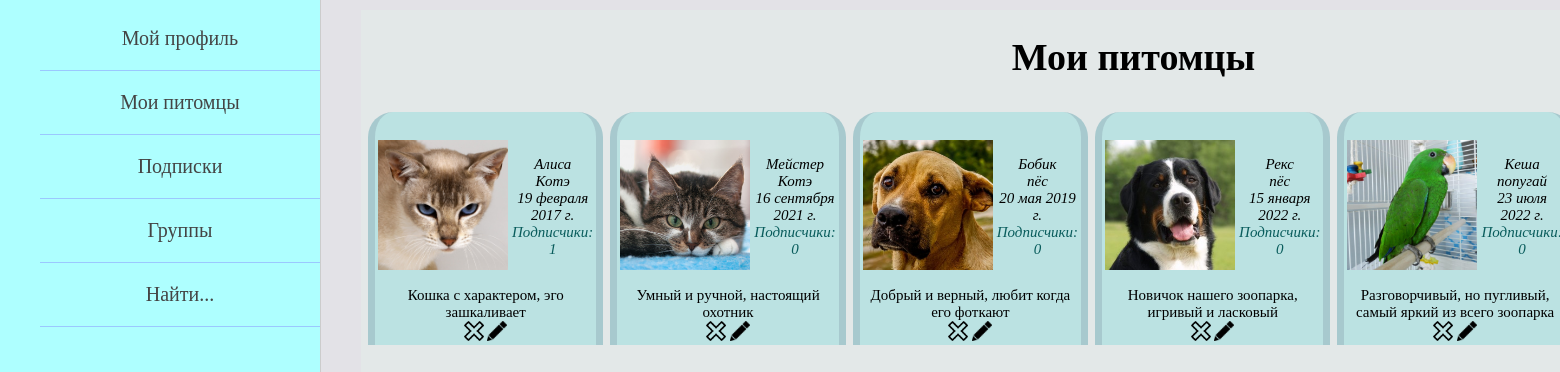
Screenshot of /animals/my-animals/ (signed in) with the database file from the repository.
### pet_owners/models.py (models this page shows, shortened)
class Animal(models.Model):
    GENDER = (
        ("мальчик", "мальчик"),
        ("девочка", "девочка")
    )
    name_of_animal = models.CharField(max_length=55, verbose_name='имя питомца')
    pet_owner = models.ForeignKey(settings.AUTH_USER_MODEL, on_delete=models.CASCADE, verbose_name='владелец')
    category_of_animal = models.ForeignKey(AnimalCategory, on_delete=models.PROTECT, verbose_name='вид')
    animal_breed = models.CharField(max_length=100, blank=True, verbose_name='порода питомца')
    date_of_animal_birth = models.DateField(verbose_name='дата рождения питомца', blank=True, null=True)
    sex = models.CharField(max_length=7, choices=GENDER, verbose_name='пол', null=True)
    animal_photo = models.ImageField(upload_to="animals_photos/%Y/%m/%d/", verbose_name='фото питомца')
    about_pet = models.TextField(max_length=520, verbose_name='о питомце')
    class Meta:
        verbose_name = 'Питомец'
        verbose_name_plural = 'Питомцы'

class AnimalCategory(models.Model):
    category = models.CharField(max_length=255, verbose_name='вид домашнего животного')
    def __str__(self):
        return self.category
    class Meta:
        verbose_name = 'Вид'
        verbose_name_plural = 'Виды'

### animals/views.py (the view)
# urls.py: path('my-animals/', AnimalsHome.as_view(), name='all_animals_page'),
class AnimalsHome(LoginRequiredMixin, DataMixin, ListView):
    model = Animal
    template_name = 'animals/animals_page.html'
    context_object_name = 'animals'
    def get_queryset(self):
        self.queryset = Animal.objects.filter(
            pet_owner__pk=self.request.user.id).annotate(
            foll_count=Count('followers')).order_by('-foll_count')
        return self.queryset
    def get_context_data(self, *, object_list=None, **kwargs):
        context = super().get_context_data(**kwargs)
        animals = self.queryset
        context['title'] = "Мои питомцы"
        context.update(self.get_left_menu())
        context['user_animals_followed'] = self.get_animals_followers_of_owner(animals)
        return context

### pet_owners/templatetags/pet_owners_tags.py (called while the page is built)
@register.simple_tag
def create_foll_list(animal_name, user_animals_followed):
    return user_animals_followed[animal_name]

### pet_owners/utils.py (called while the page is built)
    def get_left_menu(self):
        context = {}
        if self.request.user.is_authenticated:
            context['left_menu'] = [
                {'title': "Мой профиль", 'url_name': ['profile_home', self.request.user.id]},
                {'title': "Мои питомцы", 'url_name': ['all_animals_page']},
                {'title': "Подписки", 'url_name': ['owner_subscriptions', self.request.user.id]},
                {'title': "Группы", 'url_name': ['profile_home', self.request.user.id]},
                {'title': "Найти...", 'url_name': ['profile_home', self.request.user.id]}
            ]
        else:
            context['left_menu'] = [
                {'title': "Регистрация", 'url_name': 'register'},
                {'title': "Войти", 'url_name': 'login'},
            ]
        return context

### animals/templates/animals/animals_page.html (shortened to what this page needs)
{% extends 'pet_owners/base.html' %}
{% load pet_owners_tags %}
{% block content %}
<table border=0 cellpadding="0" cellspacing="0">
<tr class="animals_info">
    <td width="1350">
        {% if animals %}
            <h1>Мои питомцы</h1>
            <table cellpadding="0" cellspacing="7">
            <tr>
            {% for animal in animals %}
                {% create_foll_list animal.name_of_animal user_animals_followed as foll_list %}
                <td class="animal_cell">
                    <table cellpadding="0" cellspacing="0">
                        <tr><td>
                            <table class="avatar_and_parameters"><tr>
                                <td valign="middle" class="animal_avatar">
                                    <img src="{{animal.animal_photo.url}}" width=130>
                                </td>
                                <td valign="middle">
                                    <div>{{animal.name_of_animal}}</div>
                                    <div>{{animal.category_of_animal}}</div>
                                    {% if animal.date_of_animal_birth %}
                                        <div>{{animal.date_of_animal_birth}}</div>
                                    {% endif %}
                                    <div class="subs_of_user">
                                        <a href="{% url 'animal_followers' animal.pk %}">
                                            <span>Подписчики: </span>{{foll_list.count_folls}}
                                        </a>
                                    </div>
                                </td>
                            </tr></table>
                        </td></tr>
                        <tr><td class="about_animal_zone">
                            <div>{{animal.about_pet}}</div>
                            <div class="edit_delete_buttons">
                                <div class="del_but">
                                    <a href="{% url 'delete_animal' animal.pk %}">
                                    <img src="/static/pet_owners/images/button_delete.png" width="20">
                                    </a>
                                </div>
                                <div class="edit_but">
                                    <a href="{% url 'edit_animal' animal.pk %}">
                                    <img src="/static/pet_owners/images/button_edit.png" width="20">
                                    </a>
                                </div>
                            </div>
                        </td></tr>
                    </table>
                </td>
            {% endfor %}
            </tr>
            </table>
        {% else %}
            <div class="if_no_animals">
                <h1>У вас нет добавленных питомцев</h1>
                <a href="{% url 'create_animal' %}">давайте добавим :)</a>
            </div>
        {% endif %}
    </td>
</tr>
</table>
{% endblock %}

### pet_owners/static/pet_owners/css/styles.css (style rules this page uses)
html, body { font-family: 'Georgia'; margin: 0; padding: 0; height: 100%; width: 100%; color: #000000; }
.table-page tr { height: 100%; }
.subs_of_user a, .foll_name a { color: #095c5c; text-decoration: none; }
.animals_info { text-align: center; }
.animal_cell { font-size: 15px; background: rgba(128, 217, 217, 0.4); width: 280px; border-left: 7px solid #27234621; border-right: 7px solid #27234621; border-radius: 25px 25px 0 0; }
.avatar_and_parameters { height: 160px; margin-top: 15px; text-align: center; font-style: italic; }
.animal_avatar img { object-fit: cover; height: 130px; }
.edit_delete_buttons { display: inline-block; width: 20%; height: 50%; text-align: left; }
.edit_but, .del_but { display: inline-block; }
.edit_but a, .del_but a { display: block; height: 22px; width: 100%; }

### rows the page displays
Animal: animal_photo (picture), name_of_animal "Алиса", category_of_animal "Котэ", date_of_animal_birth "19 февраля 2017 г.", count_folls "1", about_pet "Кошка с характером, эго зашкаливает"
Animal: animal_photo (picture), name_of_animal "Мейстер", category_of_animal "Котэ", date_of_animal_birth "16 сентября 2021 г.", count_folls "0", about_pet "Умный и ручной, настоящий охотник"
Animal: animal_photo (picture), name_of_animal "Бобик", category_of_animal "пёс", date_of_animal_birth "20 мая 2019 г.", count_folls "0", about_pet "Добрый и верный, любит когда его фоткают"
Animal: animal_photo (picture), name_of_animal "Рекс", category_of_animal "пёс", date_of_animal_birth "15 января 2022 г.", count_folls "0", about_pet "Новичок нашего зоопарка, игривый и ласковый"
Animal: animal_photo (picture), name_of_animal "Кеша", category_of_animal "попугай", date_of_animal_birth "23 июля 2022 г.", count_folls "0", about_pet "Разговорчивый, но пугливый, самый яркий из всего зоопарка"

### other values shown
{{ el_menu.title }} "Мой профиль" "Подписки" "Группы" "Найти..."
{{ el_menu.title }} "Мои питомцы"
